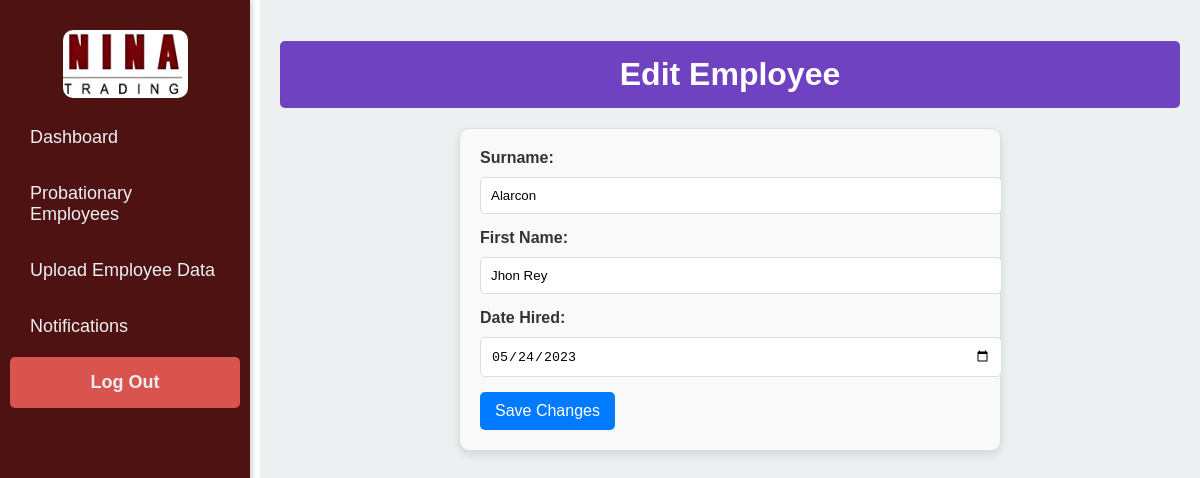
The page /edit_employee.php?id=770 (signed in) on the database its author committed.
### tables this page shows
CREATE TABLE `employees` (
  `id` int(11) NOT NULL,
  `surname` varchar(255) NOT NULL,
  `first_name` varchar(255) NOT NULL,
  `date_hired` date NOT NULL,
  `status` varchar(50) DEFAULT 'Probationary',
  `branch` varchar(50) NOT NULL,
  `sub_branch` varchar(100) DEFAULT NULL
);

### edit_employee.php (the view, shortened to what this page needs)
<?php
$conn = new mysqli('localhost', 'root', '', 'employee_evaluation');
$employee_id = intval($_GET['id']);
$sql = "SELECT id, surname, first_name, date_hired FROM employees WHERE id = ?";
$stmt = $conn->prepare($sql);
$stmt->bind_param("i", $employee_id);
$stmt->execute();
$result = $stmt->get_result();
$employee = $result->fetch_assoc();
?>
<!DOCTYPE html>
<html lang="en">
<head>
    <link rel="stylesheet" href="css/style.css">
</head>
<body>
    <div class="sidenav">
        <div class="logo-container">
            <img src="images/Logo.jpg" alt="Nina Trading Logo" class="logo">
        </div>
        <a href="index.php">Dashboard</a>
        <a href="employees.php">Probationary Employees</a>
        <a href="upload.php">Upload Employee Data</a>
        <a href="notification.php">Notifications</a>
        <a href="logout.php" class="logout-button">Log Out</a>
    </div>
    <div class="main">
        <h1>Edit Employee</h1>
        <form method="POST">
            <label for="surname">Surname:</label>
            <input type="text" name="surname" id="surname" value="<?= htmlspecialchars($employee['surname']) ?>" required>
            <label for="first_name">First Name:</label>
            <input type="text" name="first_name" id="first_name" value="<?= htmlspecialchars($employee['first_name']) ?>" required>
            <label for="date_hired">Date Hired:</label>
            <input type="date" name="date_hired" id="date_hired" value="<?= htmlspecialchars($employee['date_hired']) ?>" required>
            <button type="submit">Save Changes</button>
        </form>
    </div>
</body>
</html>

### css/style.css (style rules this page uses)
body { font-family: Arial, sans-serif; margin: 0; padding: 0; }
.sidenav { height: 100%; width: 250px; position: fixed; top: 0; left: 0; background-color: #333; overflow-x: hidden; padding-top: 20px; box-shadow: 2px 0 5px rgba(0, 0, 0, 0.2); }
.sidenav a { padding: 10px 15px; text-decoration: none; font-size: 16px; color: white; display: block; }
.main { margin-left: 260px; padding: 20px; }
.sidenav { height: 100%; width: 250px; position: fixed; top: 0; left: 0; background-color: #4f1212; overflow-x: hidden; padding-top: 20px; box-shadow: 2px 0 5px rgba(0, 0, 0, 0.2); }
.sidenav a { padding: 15px 20px; text-decoration: none; font-size: 18px; color: #ecf0f1; display: block; border-radius: 5px; margin: 5px 10px; transition: all 0.3s ease; }
.main { margin-left: 260px; padding: 20px; background-color: #ecf0f1; min-height: 100vh; }
.logout-button { background-color: #d9534f; color: white; font-weight: bold; text-align: center; padding: 10px; display: block; text-decoration: none; border-radius: 5px; margin-top: 20px; }
.logo-container { text-align: center; margin: 10px 0; }
.logo { max-width: 50%; height: auto; border-radius: 10px; }

### edit_employee.php (style rules this page uses)
h1 { text-align: center; background-color: #6f42c1; color: white; padding: 15px; border-radius: 5px; margin-bottom: 20px; }
form { max-width: 500px; margin: 0 auto; padding: 20px; background-color: #f9f9f9; border: 1px solid #ddd; border-radius: 10px; box-shadow: 0 4px 8px rgba(0, 0, 0, 0.1); }
form label { font-weight: bold; margin-bottom: 10px; display: block; color: #333; }
form input { width: 100%; padding: 10px; margin-bottom: 15px; border: 1px solid #ddd; border-radius: 5px; }
form button { background-color: #007bff; color: white; border: none; padding: 10px 15px; border-radius: 5px; cursor: pointer; font-size: 16px; }
.logout-button { margin-top: 20px; background-color: #d9534f; color: white; text-align: center; padding: 10px; display: block; text-decoration: none; }

### rows shown on the page
employees: surname "Alarcon", first_name "Jhon Rey", date_hired "05/24/2023"
